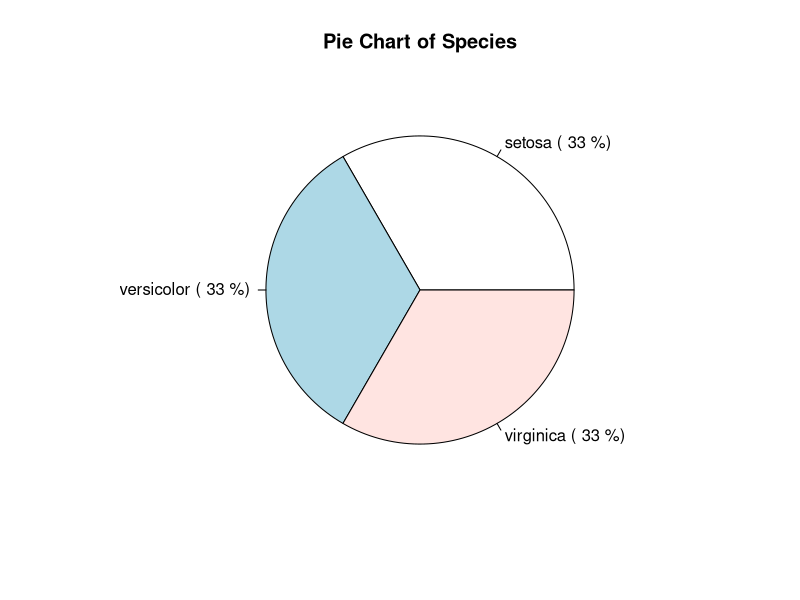
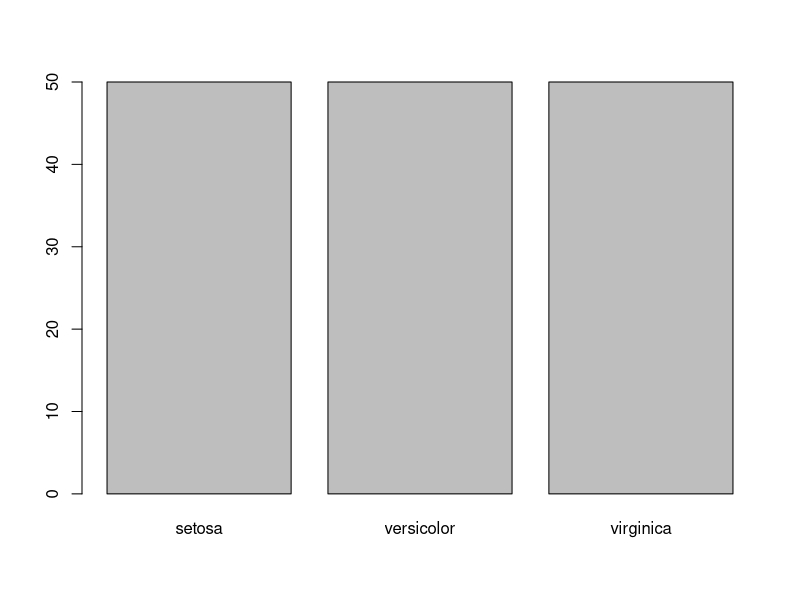

These figures' R source, in order:
## ---- chunk 1
#| echo: true
#| message: true
data(iris) # charger les données
## ---- chunk 2
#| echo: true
head(iris)
## ---- chunk 3
#| echo: true
#| message: true
mytable <- table(iris$Species)
mylabels <- names(mytable)
pct <- round(mytable/sum(mytable)*100)
lbls <- paste(mylabels,"(",pct,"%)")
pie(mytable, labels = lbls, main="Pie Chart of Species")
## ---- chunk 4
#| echo: true
#| message: true
table_Species<-table(iris$Species)
table_Species
## ---- chunk 5
#| echo: true
#| message: true
prop.table(table_Species)
## ---- chunk 6
#| echo: true
#| message: true
barplot(table_Species)
